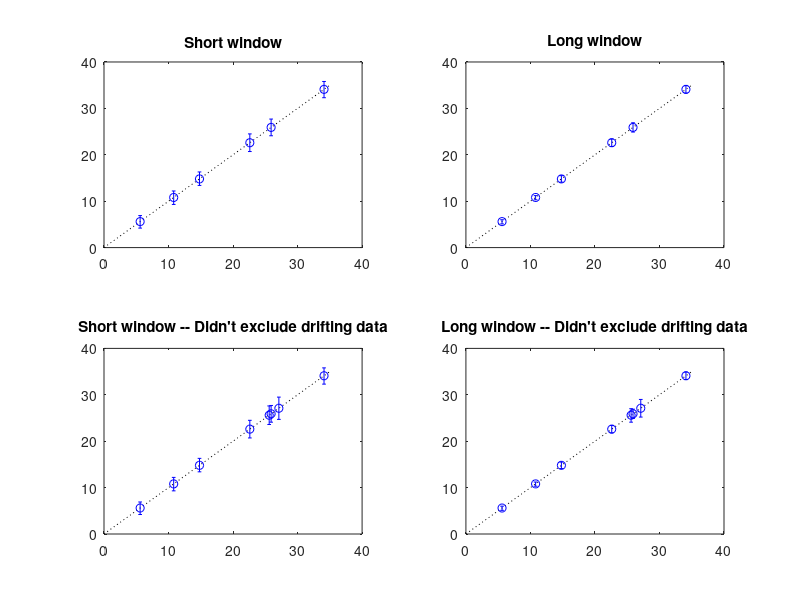

Write the MATLAB code that produced this figure.
function plotRates

  figure(1);
  clf;
  meanRates = [5.6, 10.8, 14.8, 22.6, 25.9, 34.1];
  negLong = [5.1, 10.3, 14.1, 21.8, 24.9, 33.3];
  posLong = [6.0, 11.2, 15.5, 23.4, 26.9, 34.9];
  negShort = [4.2, 9.3, 13.4, 20.7, 24.1, 32.3];
  posShort = [6.9, 12.2, 16.3, 24.5, 27.7, 35.8];
  
  subplot(2, 2, 1)
  plot([0, 35], [0, 35], 'k:');
  axis([0, 40, 0, 40]);
  hold on;
  errorbar(meanRates, meanRates, meanRates - negShort, posShort - meanRates, 'bo');
  title('Short window');

  subplot(2, 2, 2)
  plot([0, 35], [0, 35], 'k:');
  axis([0, 40, 0, 40]);
  hold on;
  errorbar(meanRates, meanRates, meanRates - negLong, posLong - meanRates, 'bo');
  title('Long window');

  meanRates = [5.6, 10.8, 14.8, 22.6, 25.6, 25.9, 27.1, 34.1];
  negLong = [5.1, 10.3, 14.1, 21.8, 24.1, 24.9, 25.2, 33.3];
  posLong = [6.0, 11.2, 15.5, 23.4, 27.0, 26.9, 29.0, 34.9];
  negShort = [4.2, 9.3, 13.4, 20.7, 23.6, 24.1, 24.7, 32.3];
  posShort = [6.9, 12.2, 16.3, 24.5, 27.6, 27.7, 29.5, 35.8];

  subplot(2, 2, 3)
  plot([0, 35], [0, 35], 'k:');
  axis([0, 40, 0, 40]);
  hold on;
  errorbar(meanRates, meanRates, meanRates - negShort, posShort - meanRates, 'bo');
  title('Short window -- Didn''t exclude drifting data');

  subplot(2, 2, 4)
  plot([0, 35], [0, 35], 'k:');
  axis([0, 40, 0, 40]);
  hold on;
  errorbar(meanRates, meanRates, meanRates - negLong, posLong - meanRates, 'bo');
  title('Long window -- Didn''t exclude drifting data');
end